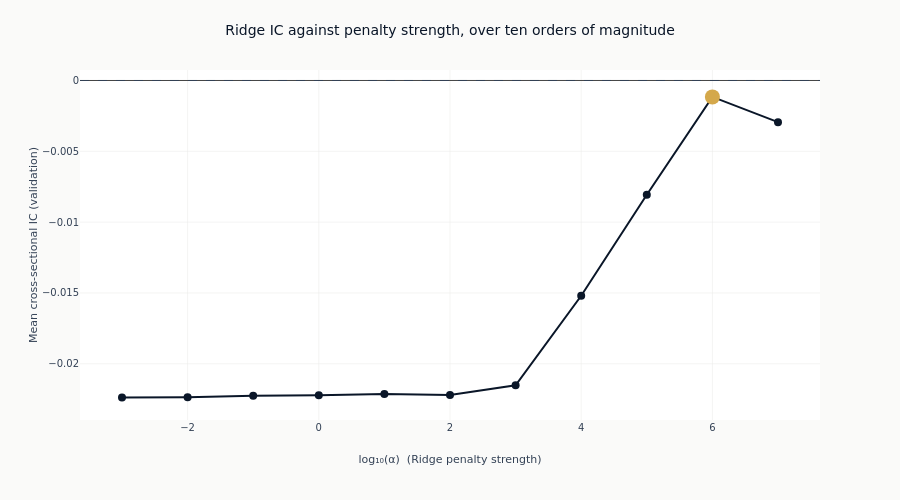

Here is the notebook cell this chart was saved with:
### Markdown cell above
### What shrinkage does on its own

The bar chart mixes three estimators. Tracing IC across the Ridge penalty alone isolates the
effect of shrinkage, with the estimator, the features and the folds all held fixed and only
`alpha` moving. The alpha is read from each configuration's declared parameters rather than
parsed out of its name, so the curve plots what was fitted.

### Code cell
ridge = (
    catalog.filter(pl.col("model_class") == "Ridge")
    .with_columns(
        alpha=pl.col("params").str.extract(r"alpha=([0-9.eE+-]+)").cast(pl.Float64),
    )
    .drop_nulls("alpha")
    .sort("alpha")
)
if ridge.height:
    log_alpha = np.log10(ridge.get_column("alpha").to_numpy())
    ridge_ic = ridge.get_column("ic_mean").to_numpy()
    peak = int(np.argmax(ridge_ic))

    fig_alpha = go.Figure(
        go.Scatter(
            x=log_alpha,
            y=ridge_ic,
            mode="lines+markers",
            line=dict(color=COLORS["blue"], width=2),
            marker=dict(size=8, color=COLORS["blue"]),
        )
    )
    fig_alpha.add_trace(
        go.Scatter(
            x=[log_alpha[peak]],
            y=[ridge_ic[peak]],
            mode="markers",
            marker=dict(size=15, color=COLORS["amber"]),
            showlegend=False,
        )
    )
    fig_alpha.add_hline(y=0, line_width=1, line_dash="dash", line_color=COLORS["neutral"])
    fig_alpha.update_layout(
        title="Ridge IC against penalty strength, over ten orders of magnitude",
        height=500,
        width=900,
        showlegend=False,
        margin=dict(t=70),
    )
    fig_alpha.update_xaxes(title_text="log₁₀(α)  (Ridge penalty strength)", zeroline=False)
    fig_alpha.update_yaxes(title_text="Mean cross-sectional IC (validation)")
    show_plotly_with_alt(
        fig_alpha,
        "Line chart of mean validation information coefficient against the base-ten logarithm of the "
        "Ridge penalty, against a dashed zero line. The curve sits below zero across the grid, flat "
        "at weak penalties and rising towards zero as the penalty strengthens, with its maximum at "
        f"1e{int(round(log_alpha[peak]))} marked in amber.",
    )
else:
    print(
        f"{LABEL} declares no Ridge configurations, so there is no penalty sweep to trace. "
        f"Which estimators this section can show is decided by the menu at "
        f"config/training/{LABEL}.yaml."
    )

### Figure 1 — Plotly figure (JSON) as saved in the notebook; plotly's stock layout.template omitted (floating-point values rounded to 4 significant figures)
{"data": [{"line": {"color": "#0a1628", "width": 2}, "marker": {"color": "#0a1628", "size": 8}, "mode": "lines+markers", "type": "scatter", "x": [-3.0, -2.0, -1.0, 0.0, 1.0, 2.0, 3.0, 4.0, 5.0, 6.0, 7.0], "y": [-0.02238, -0.02236, -0.02226, -0.02223, -0.02213, -0.02221, -0.02152, -0.0152, -0.008067, -0.001157, -0.002941]}, {"marker": {"color": "#D4A84B", "size": 15}, "mode": "markers", "showlegend": false, "type": "scatter", "x": [6.0], "y": [-0.001157]}], "layout": {"height": 500, "margin": {"t": 70}, "shapes": [{"line": {"color": "#334155", "dash": "dash", "width": 1}, "type": "line", "x0": 0, "x1": 1, "xref": "x domain", "y0": 0, "y1": 0, "yref": "y"}], "showlegend": false, "title": {"text": "Ridge IC against penalty strength, over ten orders of magnitude"}, "width": 900, "xaxis": {"title": {"text": "log₁₀(α)  (Ridge penalty strength)"}, "zeroline": false}, "yaxis": {"title": {"text": "Mean cross-sectional IC (validation)"}}}}
